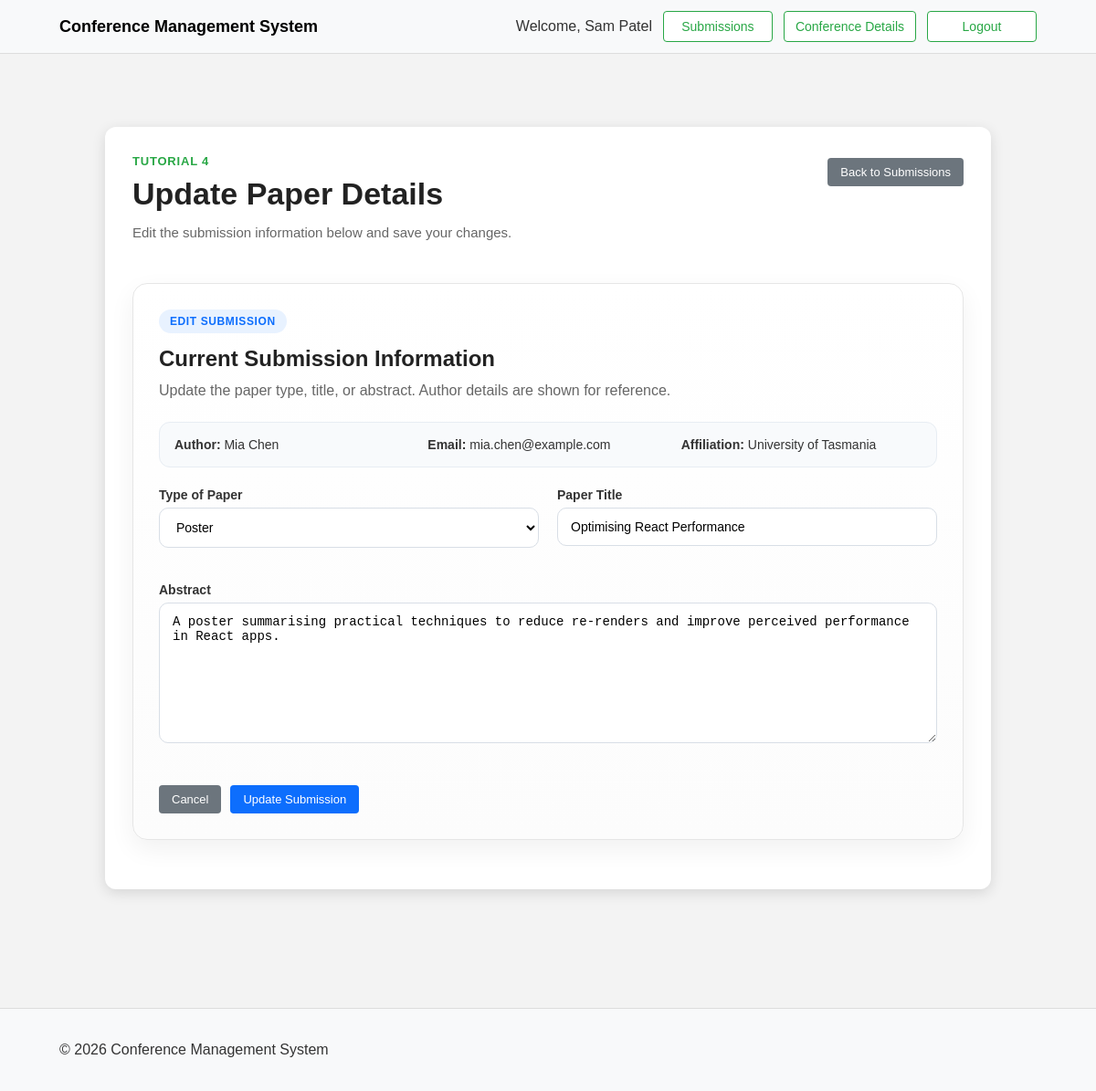
/update_submission.php?id=3 (signed in), run on the app's committed database.
### tables this page shows
CREATE TABLE Submissions (
    id INTEGER PRIMARY KEY AUTOINCREMENT,
    User_id INTEGER NOT NULL,
    title TEXT NOT NULL,
    paper_type TEXT,
    accepted BOOLEAN DEFAULT 0,
    abstract TEXT,
    FOREIGN KEY (User_id) REFERENCES Users(id)
);

CREATE TABLE Users (
    id INTEGER PRIMARY KEY AUTOINCREMENT,
    Name TEXT NOT NULL,
    Email TEXT NOT NULL UNIQUE,
    Password TEXT NOT NULL,
    affiliation TEXT,
    Role TEXT
);

### update_submission.php (the view, shortened to what this page needs)
<?php
include('db_conn.php');
$id = (int)$_GET['id'];
$sql = "
    SELECT
        s.id,
        s.title,
        s.paper_type,
        s.abstract,
        u.Name AS author_name,
        u.Email AS author_email,
        u.affiliation
    FROM Submissions s
    JOIN Users u ON s.User_id = u.id
    WHERE s.id = :id
";
$stmt = $pdo->prepare($sql);
$stmt->execute([':id' => $id]);
$submission = $stmt->fetch(PDO::FETCH_ASSOC);
?>
<!DOCTYPE html>
<html lang="en">
<head>
    <link rel="stylesheet" href="styles.css">
</head>
<body>
<?php require_once 'nav.php'; ?>
<main class="content-area">
    <div class="wrapper">
        <div class="details-box create-page-box">
            <div class="create-header">
                <div>
                    <p class="page-kicker">Tutorial 4</p>
                    <h1 class="create-title">Update Paper Details</h1>
                    <p class="create-subtitle">
                        Edit the submission information below and save your changes.
                    </p>
                </div>
                <a href="submissions.php" class="secondary-btn">Back to Submissions</a>
            </div>
            <div class="pretty-card">
                <div class="section-badge">Edit Submission</div>
                <h2 class="section-title">Current Submission Information</h2>
                <p class="section-text">
                    Update the paper type, title, or abstract. Author details are shown for reference.
                </p>
                <div class="summary-bar">
                    <div><strong>Author:</strong> <?php echo htmlspecialchars($submission['author_name']); ?></div>
                    <div><strong>Email:</strong> <?php echo htmlspecialchars($submission['author_email']); ?></div>
                    <div><strong>Affiliation:</strong> <?php echo htmlspecialchars($submission['affiliation']); ?></div>
                </div>
                <form action="engine.php" method="post">
                    <div class="pretty-grid">
                        <div class="form-group">
                            <label for="paper_type">Type of Paper</label>
                            <select id="paper_type" name="paper_type" required>
                                <option value="Poster" <?php echo $submission['paper_type'] === 'Poster' ? 'selected' : ''; ?>>Poster</option>
                            </select>
                        </div>
                        <div class="form-group">
                            <label for="title">Paper Title</label>
                            <input
                                type="text"
                                id="title"
                                name="title"
                                value="<?php echo htmlspecialchars($submission['title']); ?>"
                                placeholder="Enter paper title"
                                required
                            >
                        </div>
                        <div class="form-group pretty-full">
                            <label for="abstract">Abstract</label>
                            <textarea
                                id="abstract"
                                name="abstract"
                                rows="8"
                                placeholder="Update the paper abstract here..."
                                required
                            ><?php echo htmlspecialchars($submission['abstract']); ?></textarea>
                        </div>
                    </div>
                    <div class="form-actions">
                        <a href="submissions.php" class="secondary-btn">Cancel</a>
                        <button type="submit" name="finalise_update_submission" class="primary-btn">Update Submission</button>
                    </div>
                </form>
            </div>
        </div>
    </div>
</main>
<footer>
    <div class="container footer-row">
        <p>&copy; 2026 Conference Management System</p>
    </div>
</footer>
</body>
</html>

### styles.css (style rules this page uses)
* { box-sizing: border-box; }
body { margin: 0; font-family: Arial, sans-serif; background-color: #f3f3f3; color: #333; }
a { text-decoration: none; color: inherit; }
.container { max-width: 1100px; margin: auto; padding: 0 15px; display: flex; justify-content: space-between; align-items: center; }
.content-area, .content-area-register { padding-top: 50px; padding-bottom: 50px; }
.wrapper { max-width: 1000px; margin: 30px auto; padding: 0 15px; }
.details-box, .form-box-register, .page-box { background: white; padding: 30px; border-radius: 12px; max-width: 1000px; margin: auto; box-shadow: 0px 4px 15px rgba(0, 0, 0, 0.12); }
h1, h2, h3 { color: #333; margin-top: 0; }
.primary-btn, .secondary-btn, .success-btn, .warning-btn, .danger-btn, .detailsBtn { display: inline-block; padding: 8px 14px; font-size: 13px; border-radius: 4px; cursor: pointer; border: none; text-decoration: none; margin-top: 4px; }
.primary-btn { background-color: #0d6efd; color: white; }
.secondary-btn { background-color: #6c757d; color: white; }
.form-group { margin-bottom: 18px; }
.form-group label { display: block; font-size: 14px; font-weight: bold; margin-bottom: 6px; }
.form-group input[type="text"], .form-group input[type="email"], .form-group input[type="password"], .form-group select, .form-group textarea { width: 100%; border: 1px solid #d8dee6; border-radius: 10px; padding: 12px 14px; background: #fff; font-size: 14px; transition: all 0.2s ease; }
.form-group textarea { resize: vertical; min-height: 120px; }
.form-actions { display: flex; gap: 10px; flex-wrap: wrap; margin-top: 20px; }
footer { padding: 20px; background-color: #f8f9fa; margin-top: 50px; border-top: 1px solid #ddd; }
.footer-row { width: 100%; text-align: center; }
.create-page-box { max-width: 980px; }
.create-header { display: flex; justify-content: space-between; align-items: flex-start; gap: 20px; margin-bottom: 28px; flex-wrap: wrap; }
.page-kicker { margin: 0 0 8px 0; font-size: 13px; font-weight: bold; color: #28a745; text-transform: uppercase; letter-spacing: 0.8px; }
.create-title { margin: 0; font-size: 34px; line-height: 1.2; color: #222; }
.create-subtitle { margin-top: 10px; max-width: 700px; color: #666; line-height: 1.6; font-size: 15px; }
.pretty-card { background: linear-gradient(180deg, #ffffff 0%, #fcfcfc 100%); border: 1px solid #e6e6e6; border-radius: 16px; padding: 28px; margin-bottom: 24px; box-shadow: 0 10px 28px rgba(0, 0, 0, 0.06); }
.section-badge { display: inline-block; margin-bottom: 14px; padding: 6px 12px; border-radius: 999px; background: #e8f2ff; color: #0d6efd; font-size: 12px; font-weight: bold; text-transform: uppercase; letter-spacing: 0.6px; }
.section-title { margin: 0 0 8px 0; font-size: 24px; color: #222; }
.section-text { margin: 0 0 22px 0; color: #666; line-height: 1.6; }
.pretty-grid { display: grid; grid-template-columns: 1fr 1fr; gap: 20px; }
.pretty-full { grid-column: 1 / -1; }
.summary-bar { display: grid; grid-template-columns: repeat(3, 1fr); gap: 14px; margin-bottom: 22px; padding: 16px; background: #f8fafc; border: 1px solid #e7edf3; border-radius: 12px; font-size: 14px; }

### data on the page
submissions: User.Name "Mia Chen", User.Email "mia.chen@example.com", User.affiliation "University of Tasmania", paper_type "Poster", title "Optimising React Performance", abstract "A poster summarising practical techniques to reduce re-renders and improve perceived performance in React apps."

### other printed values
$_SESSION["user_name"] "Sam Patel"
